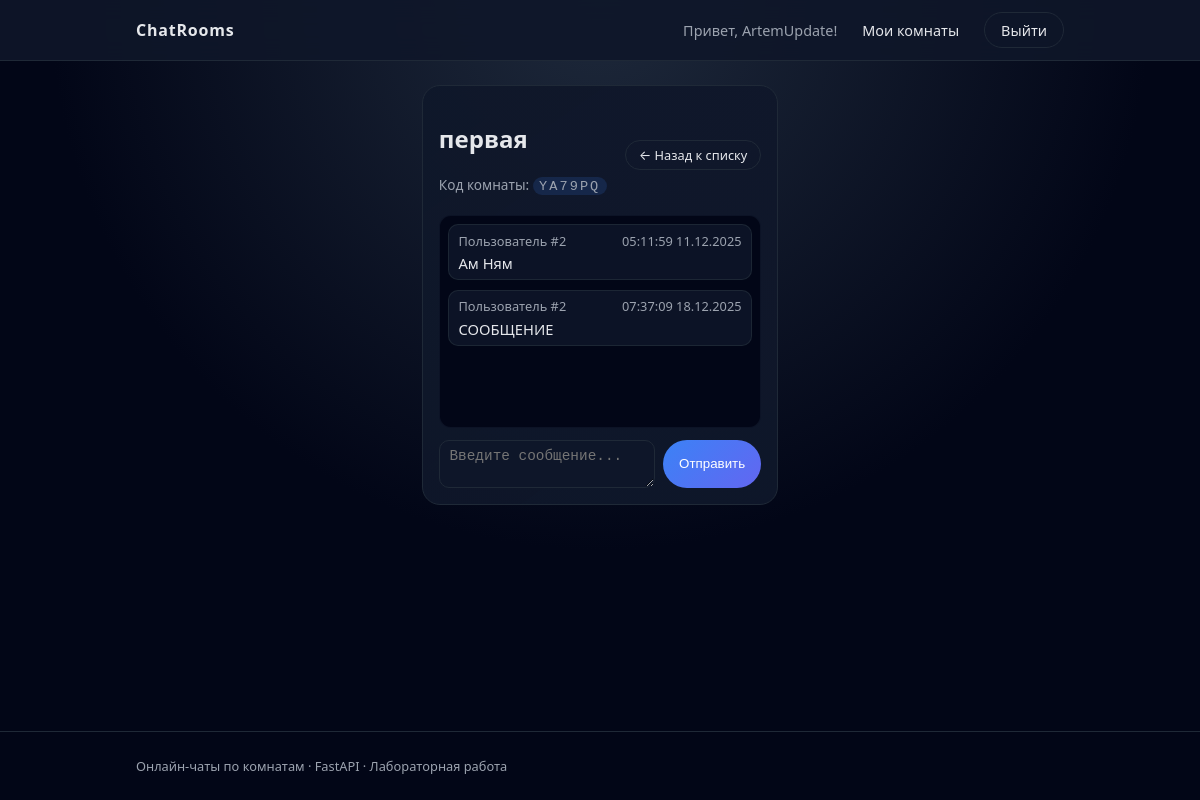
Screenshot of /rooms/1 (signed in) with the database file from the repository.
### app/models.py (models this page shows)
class User(Base):
    __tablename__ = "users"
    id = Column(Integer, primary_key=True, index=True)
    username = Column(String(50), unique=True, index=True, nullable=False)
    email = Column(String(100), unique=True, index=True, nullable=False)
    hashed_password = Column(String(255), nullable=False)
    created_at = Column(DateTime, default=datetime.utcnow)
    rooms = relationship("UserRoom", back_populates="user")
    messages = relationship("Message", back_populates="user")

class Room(Base):
    __tablename__ = "rooms"
    id = Column(Integer, primary_key=True, index=True)
    name = Column(String(100), nullable=False)
    code = Column(String(12), unique=True, index=True, nullable=False)
    owner_id = Column(Integer, ForeignKey("users.id"))
    created_at = Column(DateTime, default=datetime.utcnow)
    owner = relationship("User")
    users = relationship("UserRoom", back_populates="room")
    messages = relationship("Message", back_populates="room")

class Message(Base):
    __tablename__ = "messages"
    id = Column(Integer, primary_key=True, index=True)
    content = Column(Text, nullable=False)
    created_at = Column(DateTime, default=datetime.utcnow)
    user_id = Column(Integer, ForeignKey("users.id"), nullable=False)
    room_id = Column(Integer, ForeignKey("rooms.id"), nullable=False)
    user = relationship("User", back_populates="messages")
    room = relationship("Room", back_populates="messages")

### app/main.py (the view)
@app.get("/rooms/{room_id}", response_class=HTMLResponse)
def room_detail(room_id: int, request: Request, db: Session = Depends(get_db)):
    user = get_current_user(request, db)
    if not user:
        return RedirectResponse(url="/login", status_code=status.HTTP_302_FOUND)
    room = db.query(models.Room).filter(models.Room.id == room_id).first()
    if not room:
        return RedirectResponse(url="/rooms", status_code=status.HTTP_302_FOUND)
    link = (
        db.query(models.UserRoom)
        .filter(models.UserRoom.user_id == user.id, models.UserRoom.room_id == room.id)
        .first()
    )
    if not link:
        return RedirectResponse(url="/rooms", status_code=status.HTTP_302_FOUND)
    messages_qs = (
        db.query(models.Message)
        .filter(models.Message.room_id == room.id)
        .order_by(models.Message.created_at)
        .all()
    )
    return templates.TemplateResponse(
        "room_detail.html",
        {
            "request": request,
            "user": user,
            "room": room,
            "messages": messages_qs,
        },
    )

### templates/room_detail.html
{% extends "base.html" %}
{% block content %}
<section class="chat-layout" data-room-id="{{ room.id }}">
    <div class="chat-header">
        <div>
            <h2>{{ room.name }}</h2>
            <p class="room-code">Код комнаты: <span>{{ room.code }}</span></p>
        </div>
        <a href="/rooms" class="btn-outline-small">← Назад к списку</a>
    </div>
    <div id="chat-messages" class="chat-messages">
        {% for message in messages %}
            <div class="chat-message">
                <div class="chat-message-header">
                    <span class="chat-author">
                        {% if message.user_id == user.id %}
                            Вы
                        {% else %}
                            Пользователь #{{ message.user_id }}
                        {% endif %}
                    </span>
                    <span class="chat-time">{{ message.created_at.strftime("%H:%M:%S %d.%m.%Y") }}</span>
                </div>
                <div class="chat-text">{{ message.content }}</div>
            </div>
        {% endfor %}
    </div>
    <form method="post" action="/rooms/{{ room.id }}/send" class="chat-form">
        <textarea name="content" rows="2" placeholder="Введите сообщение..." required></textarea>
        <button type="submit" class="btn-primary">Отправить</button>
    </form>
</section>
{% endblock %}

### templates/base.html (shortened to what this page needs)
<!DOCTYPE html>
<html lang="ru">
<head>
    <link rel="stylesheet" href="/static/css/style.css">
</head>
<body>
<nav class="navbar">
    <div class="container nav-container">
        <a href="/" class="logo">ChatRooms</a>
        <div class="nav-links">
            {% if user %}
                <span class="nav-username">Привет, {{ user.username }}!</span>
                <a href="/rooms" class="nav-link">Мои комнаты</a>
                <a href="/logout" class="nav-link btn-outline">Выйти</a>
            {% else %}
                <a href="/login" class="nav-link">Вход</a>
                <a href="/register" class="nav-link btn-primary">Регистрация</a>
            {% endif %}
        </div>
    </div>
</nav>
<main class="container main-container">
    {% block content %}{% endblock %}
</main>
<footer class="footer">
    <div class="container">
        <p>Онлайн-чаты по комнатам · FastAPI · Лабораторная работа</p>
    </div>
</footer>
</body>
</html>

### static/css/style.css (style rules this page uses)
:root { --bg: #0f172a; --bg-card: #111827; --accent: #3b82f6; --accent-soft: rgba(59, 130, 246, 0.15); --text: #e5e7eb; --muted: #9ca3af; --border: #1f2937; --danger: #ef4444; }
* { box-sizing: border-box; }
body { margin: 0; font-family: system-ui, -apple-system, BlinkMacSystemFont, "Segoe UI", sans-serif; background: radial-gradient(circle at top, #1e293b 0, #020617 55%); color: var(--text); min-height: 100vh; display: flex; flex-direction: column; }
a { color: inherit; text-decoration: none; }
.container { max-width: 960px; margin: 0 auto; padding: 0 1rem; }
.navbar { background: rgba(15, 23, 42, 0.9); backdrop-filter: blur(12px); border-bottom: 1px solid var(--border); position: sticky; top: 0; z-index: 10; }
.nav-container { display: flex; align-items: center; justify-content: space-between; height: 60px; }
.logo { font-weight: 700; letter-spacing: 0.05em; }
.nav-links { display: flex; gap: 0.75rem; align-items: center; }
.nav-link { font-size: 0.9rem; padding: 0.35rem 0.75rem; border-radius: 999px; border: 1px solid transparent; }
.nav-username { font-size: 0.9rem; color: var(--muted); }
.btn-primary { background: linear-gradient(135deg, #3b82f6, #6366f1); border-radius: 999px; padding: 0.5rem 1rem; border: none; color: white; font-weight: 500; cursor: pointer; display: inline-block; text-align: center; }
.btn-outline { border-radius: 999px; padding: 0.45rem 1rem; border: 1px solid var(--border); color: var(--text); cursor: pointer; background: transparent; }
.btn-outline-small { border-radius: 999px; padding: 0.3rem 0.8rem; border: 1px solid var(--border); font-size: 0.8rem; }
.main-container { flex: 1; padding: 1.5rem 0 2rem; }
input, textarea { padding: 0.45rem 0.6rem; border-radius: 10px; border: 1px solid var(--border); background: rgba(15, 23, 42, 0.9); color: var(--text); font-size: 0.9rem; }
.room-code { font-size: 0.85rem; color: var(--muted); }
.room-code span { font-family: "SF Mono", ui-monospace, Menlo, Monaco, Consolas, "Liberation Mono", "Courier New", monospace; background: var(--accent-soft); padding: 0.1rem 0.4rem; border-radius: 999px; letter-spacing: 0.15em; }
.chat-layout { max-width: 720px; margin: 0 auto; background: linear-gradient(145deg, rgba(15,23,42,0.98), rgba(15,23,42,0.93)); border-radius: 18px; border: 1px solid var(--border); padding: 1rem; display: flex; flex-direction: column; min-height: 420px; }
.chat-header { display: flex; justify-content: space-between; align-items: center; margin-bottom: 0.5rem; }
.chat-messages { flex: 1; overflow-y: auto; padding: 0.5rem; border-radius: 12px; background: radial-gradient(circle at top, #020617, #020617); border: 1px solid rgba(15,23,42,0.8); }
.chat-message { margin-bottom: 0.6rem; padding: 0.4rem 0.6rem; border-radius: 10px; background: rgba(15,23,42,0.85); border: 1px solid rgba(31,41,55,0.9); }
.chat-message-header { display: flex; justify-content: space-between; font-size: 0.8rem; color: var(--muted); margin-bottom: 0.2rem; }
.chat-author { font-weight: 500; }
.chat-text { font-size: 0.92rem; }
.chat-form { display: grid; grid-template-columns: minmax(0, 1fr) auto; gap: 0.5rem; margin-top: 0.7rem; }
.footer { border-top: 1px solid var(--border); padding: 0.75rem 0; font-size: 0.8rem; color: var(--muted); }

### rows the page displays
User: username "ArtemUpdate"
Room: name "первая", code "YA79PQ"
Message: user_id "2", created_at "05:11:59 11.12.2025", content "Ам Ням"
Message: user_id "2", created_at "07:37:09 18.12.2025", content "СООБЩЕНИЕ"
